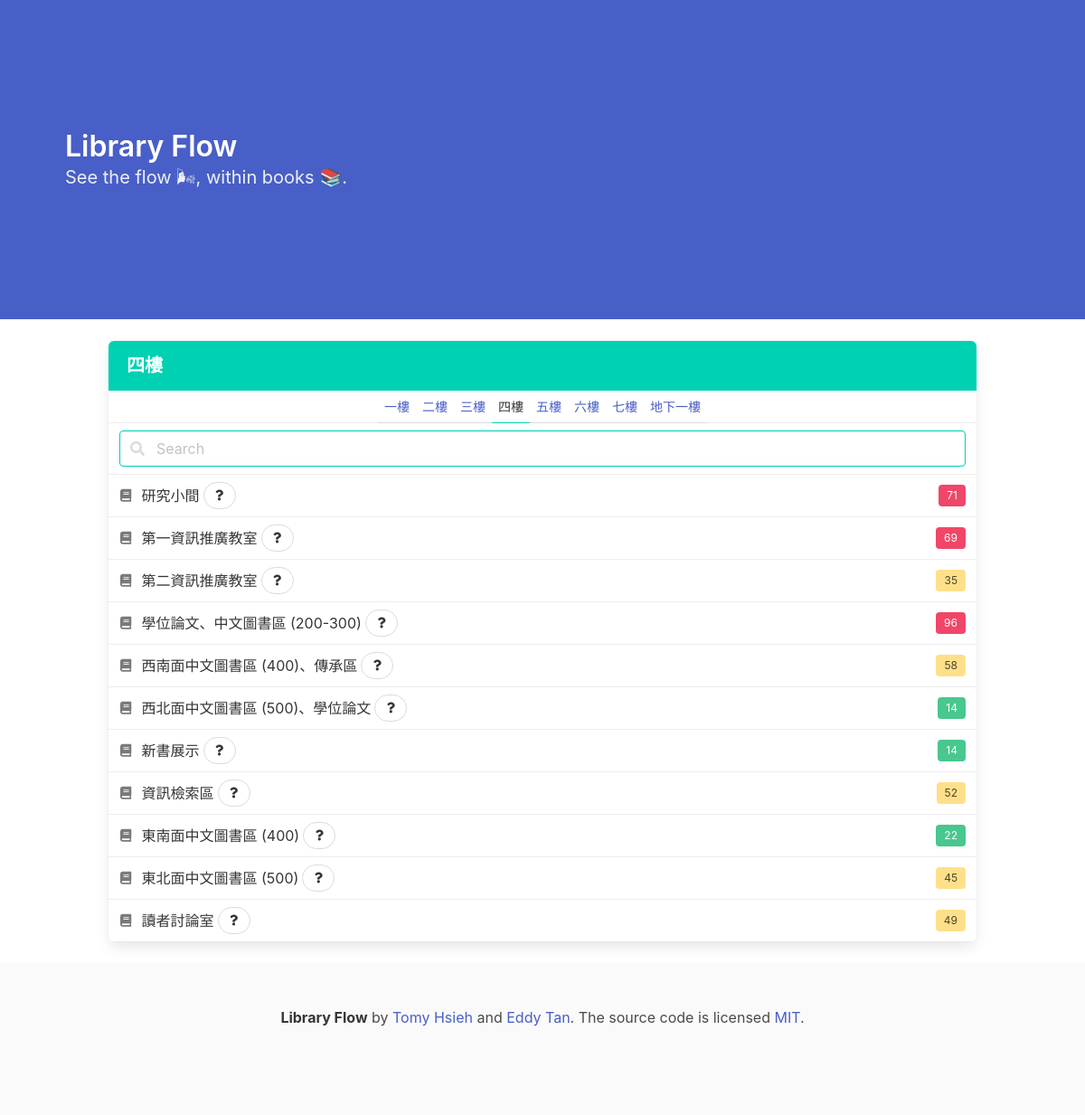
/4, run on the app's committed database.
### library_flow/models.py (models this page shows, shortened)
class Floor(Base):
    __tablename__ = "floors"
    id = Column(Integer, primary_key=True, index=True)
    name = Column(String, unique=True, index=True)
    sections = relationship("Section", back_populates="floor")

class Section(Base):
    __tablename__ = "sections"
    id = Column(Integer, primary_key=True, index=True)
    title = Column(String, index=True)
    status = Column(Integer, index=True)
    floor_name = Column(String, ForeignKey("floors.name"))
    floor = relationship("Floor", back_populates="sections")

### library_flow/main.py (the view)
@app.get("/{floor_id}", response_class=HTMLResponse)
async def floor_status(
    request: Request, floor_id: int = 1, db: Session = Depends(get_db)
):
    floors = crud.get_floors(db)
    for floor in floors:
        if floor.id == floor_id:
            floor_name = floor.name
            break
    else:
        raise HTTPException(status_code=404, detail="Floor not found")
    sections = crud.get_sections_by_floor(db, floor_id)
    return templates.TemplateResponse(
        "main.html",
        {
            "request": request,
            "floor_name": floor_name,
            "floors": floors,
            "sections": sections,
        },
    )

### templates/main.html (shortened to what this page needs)
<!DOCTYPE html>
<html lang="en">
  <head>
    <link
      href="https://cdn.jsdelivr.net/npm/bulma@0.9.3/css/bulma.min.css"
      rel="stylesheet"
    />
    <link
      rel="stylesheet"
      href="https://cdnjs.cloudflare.com/ajax/libs/font-awesome/5.15.3/css/all.min.css"
    />
  </head>
  <body>
    <section class="hero is-medium is-link">
      <div class="hero-body">
        <p class="title">Library Flow</p>
        <p class="subtitle">See the flow 🌬, within books 📚.</p>
      </div>
    </section>
    <div class="container is-max-desktop">
      <article class="panel is-primary my-5">
        <p class="panel-heading">{{ floor_name }}</p>
        <p class="panel-tabs">
          {% for floor in floors %}
          <a
            href="{{ url_for('floor_status', floor_id=floor.id) }}"
            class="{{ 'is-active' if floor_name == floor.name else '' }}"
            >{{ floor.name }}
          </a>
          {% endfor %}
        </p>
        <div class="panel-block">
          <p class="control has-icons-left">
            <input class="input is-primary" type="text" placeholder="Search" />
            <span class="icon is-left">
            </span>
          </p>
        </div>
        {% for section in sections %}
        <a class="panel-block">
          <span class="panel-icon">
            <i class="fas fa-book" aria-hidden="true"></i>
          </span>
          <p>{{ section.title }}</p>
          <button class="button is-small is-rounded ml-1">
            <span class="icon is-small">
              <i class="fas fa-question" aria-hidden="true"></i>
            </span>
          </button>
          <span
            class="tag {{ 'is-success' if section.status < 30 else 'is-warning' if section.status < 60 else 'is-danger' }} ml-auto"
            >{{ section.status }}</span
          >
        </a>
        {% endfor %}
      </article>
    </div>
    <footer class="footer">
      <div class="content has-text-centered">
        <p>
          <strong>Library Flow</strong> by
          <a href="https://github.com/tomy0000000">Tomy Hsieh</a> and
          <a href="https://github.com/bear3z">Eddy Tan</a>. The source code is
          licensed
          <a href="http://opensource.org/licenses/mit-license.php">MIT</a>.
        </p>
      </div>
    </footer>
  </body>
</html>

### data on the page
Floor: name "四樓"
Floor: name "一樓"
Floor: name "二樓"
Floor: name "三樓"
Floor: name "五樓"
Floor: name "六樓"
Floor: name "七樓"
Floor: name "地下一樓"
Section: title "研究小間", status "71"
Section: title "第一資訊推廣教室", status "69"
Section: title "第二資訊推廣教室", status "35"
Section: title "學位論文、中文圖書區 (200-300)", status "96"
Section: title "西南面中文圖書區 (400)、傳承區", status "58"
Section: title "西北面中文圖書區 (500)、學位論文", status "14"
Section: title "新書展示", status "14"
Section: title "資訊檢索區", status "52"
Section: title "東南面中文圖書區 (400)", status "22"
Section: title "東北面中文圖書區 (500)", status "45"
Section: title "讀者討論室", status "49"
